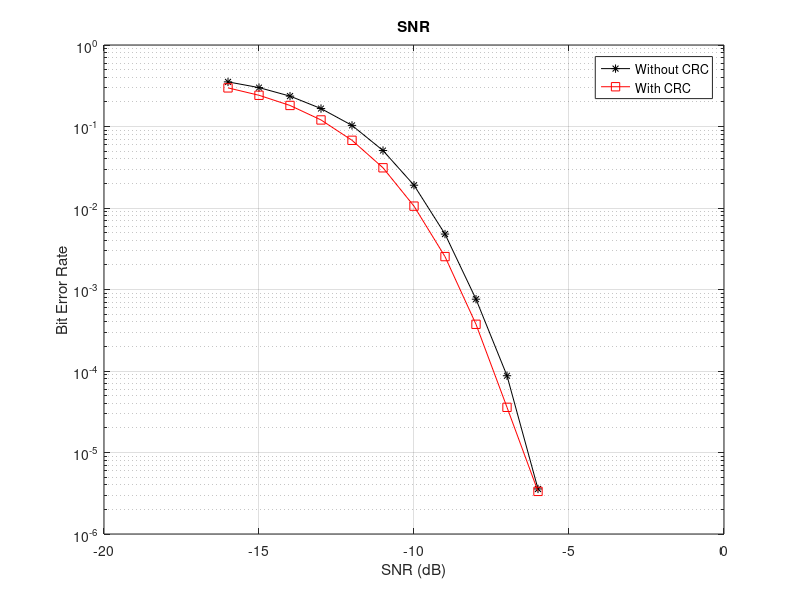

MATLAB code to generate this figure:
clc
clear all
close all


%% ================================= CRC in Noise channel
lora_ber = load("lora_ber.mat").BER;
lora_crc_ber = load("lora_crc_ber.mat").BER;
snr = load("snr_crc.mat").snr;



figure(1)
semilogy(snr, lora_ber,'-*','color','k');
hold on
semilogy(snr, lora_crc_ber,'-s','color','r');
legend('Without CRC', 'With CRC')
grid
xlabel('SNR (dB)')
ylabel('Bit Error Rate')
hold off
title('SNR');
